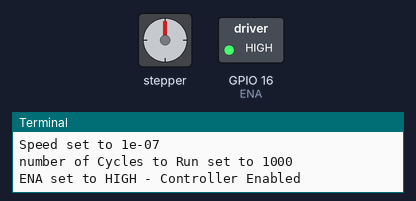
This program was run on a simulated Raspberry Pi (BCM pin numbers). Parts: stepper motor, switched loads named in the program (green lamp = pin HIGH), the last lines printed to the terminal. Dashed ring = blinking. The stepper is drawn at 200 steps a turn; pins used as bus, display or sensor lines are not drawn.

Above: at 0.05 s.
At 0.55 s:
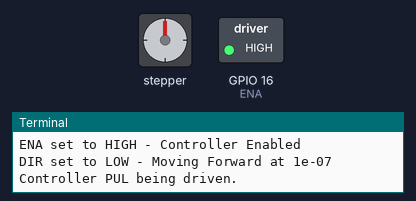
At 1.6 s:
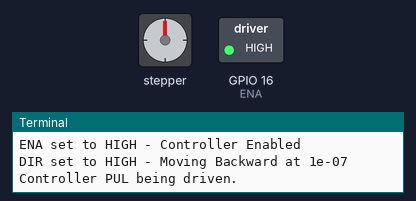
Timing chart, 0 to 4.9 s (numbered marks = the images above):
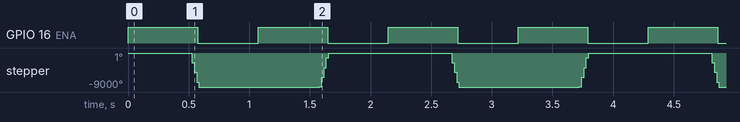

Measured:
- by itself, GPIO 16 (ENA): alternates HIGH for 0.57 s and LOW for 0.50 s
- by itself, stepper: repeats every 2.1 s: -2572° 0.02 s, -5144° 0.02 s, -7717° 0.02 s, -9000° 0.99 s, -8998° 0.02 s, -6428° 0.02 s, -3856° 0.02 s, -1283° 0.02 s, 0° 0.99 s, -2° 0.02 s

The program:

PWM_Stepper_Motor_01.py
```python
# Based on: https://www.raspberrypi.org/forums/viewtopic.php?t=242928\.
#
# Software to drive 4 wire stepper motor using a TB6600 Driver
# PRi - RPi 3B
#
# Route 3.3 VDC to the controller "+" input for each: ENA, PUL, and DIR
#
# Connect GPIO pins as shown below) to the "-" input for each: ENA, PUL, and DIR
#
#
from time import sleep
import RPi.GPIO as GPIO
#
PUL = 21  # Stepper Drive Pulses
DIR = 20  # Controller Direction Bit (High for Controller default / LOW to Force a Direction Change).
ENA = 16  # Controller Enable Bit (High to Enable / LOW to Disable).
# DIRI = 14  # Status Indicator LED - Direction
# ENAI = 15  # Status indicator LED - Controller Enable
# #
# NOTE: Leave DIR and ENA disconnected, and the controller WILL drive the motor in Default direction if PUL is applied.
#
GPIO.setmode(GPIO.BCM)
# GPIO.setmode(GPIO.BOARD) # Do NOT use GPIO.BOARD mode. Here for comparison only.
#
GPIO.setup(PUL, GPIO.OUT)
GPIO.setup(DIR, GPIO.OUT)
GPIO.setup(ENA, GPIO.OUT)
# GPIO.setup(DIRI, GPIO.OUT)
# GPIO.setup(ENAI, GPIO.OUT)
#
print('PUL = GPIO 17 - RPi 3B-Pin #11')
print('DIR = GPIO 27 - RPi 3B-Pin #13')
print('ENA = GPIO 22 - RPi 3B-Pin #15')
print('ENAI = GPIO 14 - RPi 3B-Pin #8')
print('DIRI = GPIO 15 - RPi 3B-Pin #10')

#
print('Initialization Completed')
#
# Could have usesd only one DURATION constant but chose two. This gives play options.
durationFwd = 5000 # This is the duration of the motor spinning. used for forward direction
durationBwd = 5000 # This is the duration of the motor spinning. used for reverse direction
print('Duration Fwd set to ' + str(durationFwd))
print('Duration Bwd set to ' + str(durationBwd))
#
delay = 0.0000001 # This is actualy a delay between PUL pulses - effectively sets the mtor rotation speed.
print('Speed set to ' + str(delay))
#
cycles = 1000 # This is the number of cycles to be run once program is started.
cyclecount = 0 # This is the iteration of cycles to be run once program is started.
print('number of Cycles to Run set to ' + str(cycles))
#
#
def forward():
    GPIO.output(ENA, GPIO.HIGH)
    # GPIO.output(ENAI, GPIO.HIGH)
    print('ENA set to HIGH - Controller Enabled')
    #
    sleep(.5) # pause due to a possible change direction
    GPIO.output(DIR, GPIO.LOW)
    # GPIO.output(DIRI, GPIO.LOW)
    print('DIR set to LOW - Moving Forward at ' + str(delay))
    print('Controller PUL being driven.')
    for x in range(durationFwd):
        GPIO.output(PUL, GPIO.HIGH)
        sleep(delay)
        GPIO.output(PUL, GPIO.LOW)
        sleep(delay)
    GPIO.output(ENA, GPIO.LOW)
    # GPIO.output(ENAI, GPIO.LOW)
    print('ENA set to LOW - Controller Disabled')
    sleep(.5) # pause for possible change direction
    return
#
#
def reverse():
    GPIO.output(ENA, GPIO.HIGH)
    # GPIO.output(ENAI, GPIO.HIGH)
    print('ENA set to HIGH - Controller Enabled')
    #
    sleep(.5) # pause due to a possible change direction
    GPIO.output(DIR, GPIO.HIGH)
    # GPIO.output(DIRI, GPIO.HIGH)
    print('DIR set to HIGH - Moving Backward at ' + str(delay))
    print('Controller PUL being driven.')
    #
    for y in range(durationBwd):
        GPIO.output(PUL, GPIO.HIGH)
        sleep(delay)
        GPIO.output(PUL, GPIO.LOW)
        sleep(delay)
    GPIO.output(ENA, GPIO.LOW)
    # GPIO.output(ENAI, GPIO.LOW)
    print('ENA set to LOW - Controller Disabled')
    sleep(.5) # pause for possible change direction
    return

while cyclecount < cycles:
    forward()
    reverse()
    cyclecount = (cyclecount + 1)
    print('Number of cycles completed: ' + str(cyclecount))
    print('Number of cycles remaining: ' + str(cycles - cyclecount))
#
GPIO.cleanup()
print('Cycling Completed')
#
```
